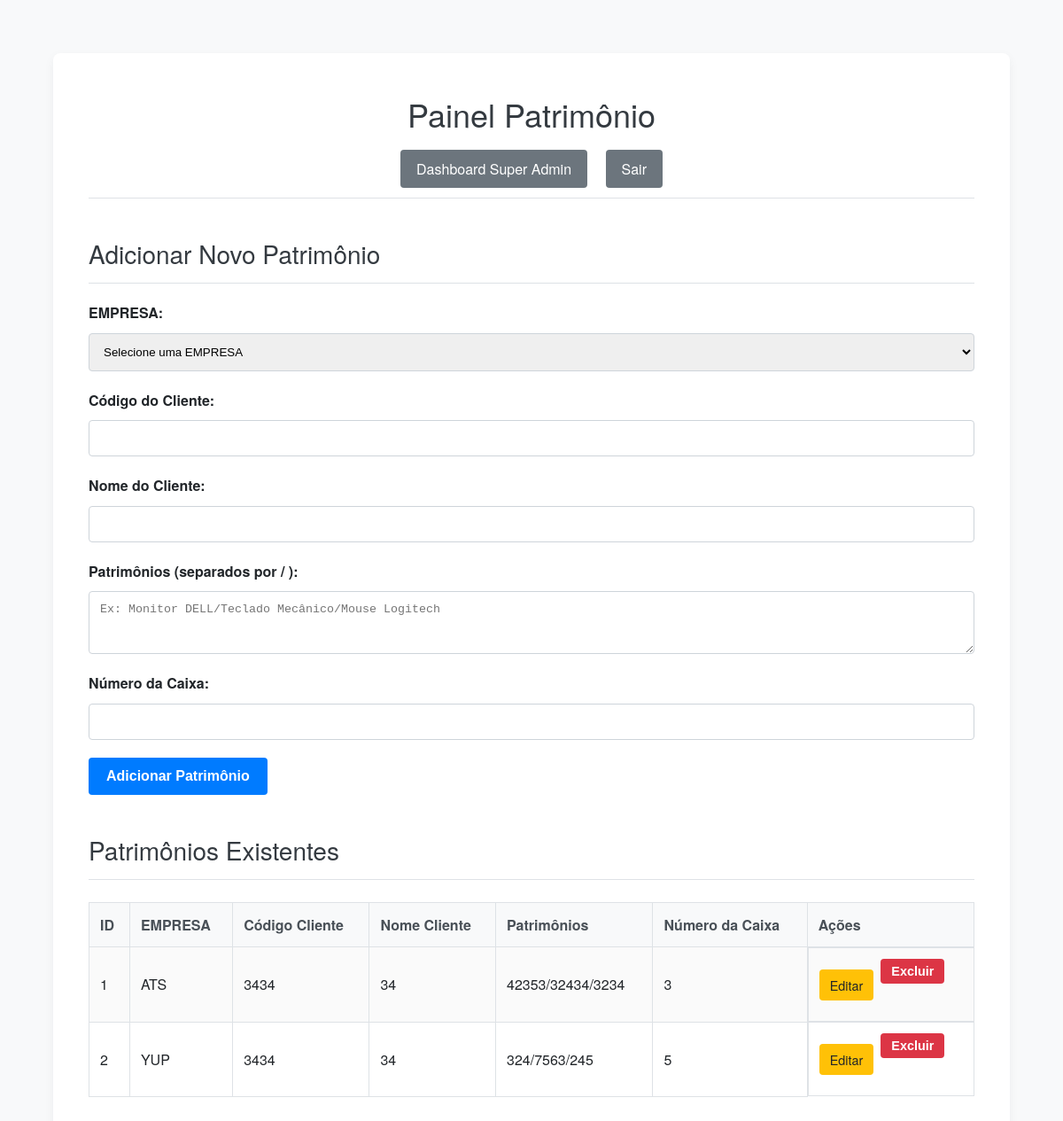
The page /patrimonio/dashboard (signed in) on the database as committed earlier.
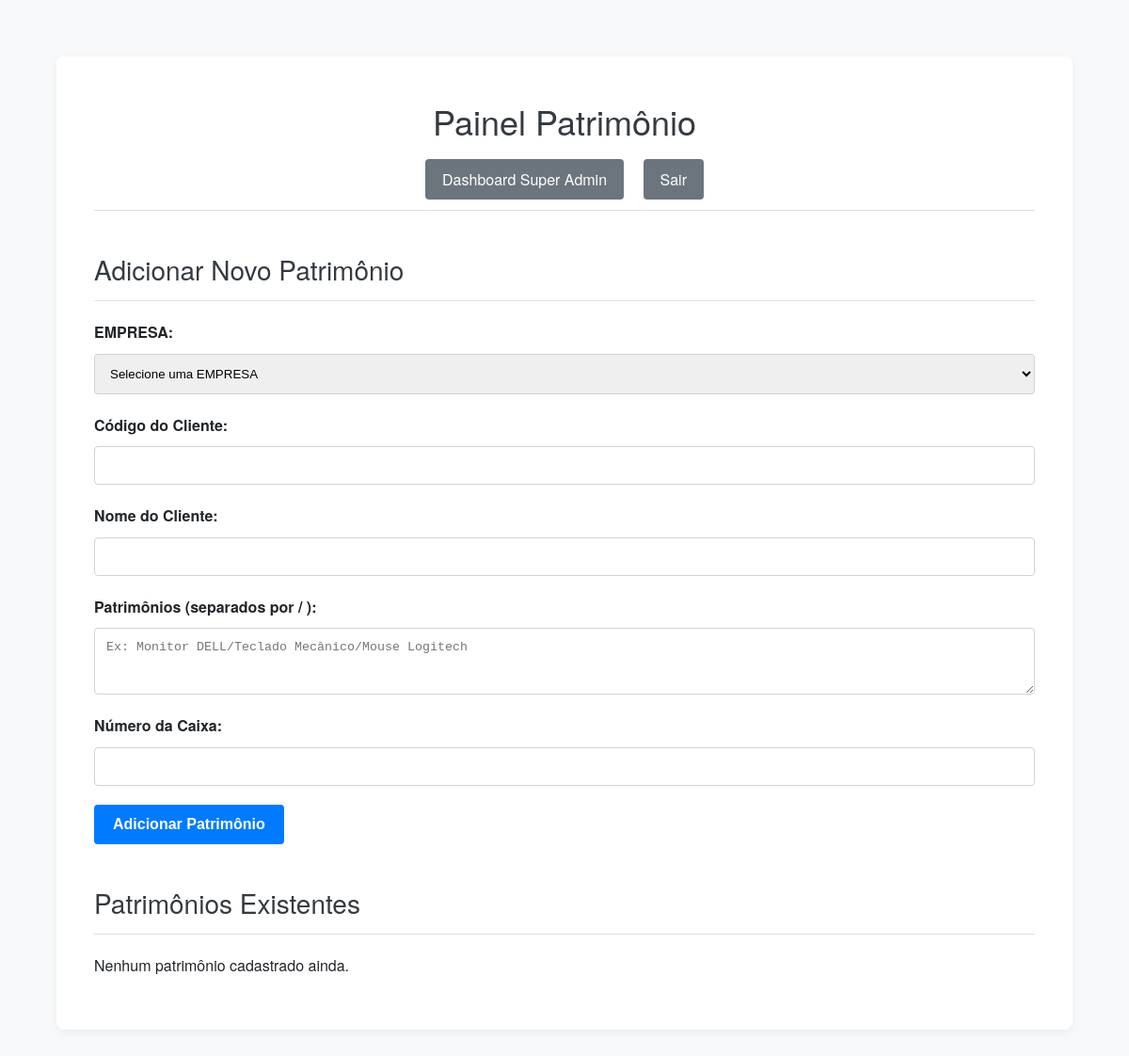
The same page on the database as committed later.
### tables this page shows
CREATE TABLE patrimonios (
            id INTEGER PRIMARY KEY AUTOINCREMENT,
            codigo_cliente TEXT NOT NULL,
            nome_cliente TEXT NOT NULL,
            patrimonios TEXT NOT NULL,
            numero_caixa TEXT NOT NULL DEFAULT '',
            store_id INTEGER,
            FOREIGN KEY (store_id) REFERENCES stores(id)
        );

CREATE TABLE stores (
            id INTEGER PRIMARY KEY AUTOINCREMENT,
            name TEXT UNIQUE NOT NULL
        );

### app.py (the view, shortened to what this page needs)
@app.route('/patrimonio/dashboard', methods=['GET', 'POST'])
@login_required
@role_required(['super_admin', 'admin_patrimonio'])
def patrimonio_dashboard():
    db = get_db()
    stores = []
    if session['role'] == 'super_admin':
        all_patrimonios = db.execute("SELECT p.*, s.name as store_name FROM patrimonios p LEFT JOIN stores s ON p.store_id = s.id ORDER BY p.codigo_cliente").fetchall()
        stores = db.execute("SELECT id, name FROM stores ORDER BY name").fetchall()
    else:
        all_patrimonios = db.execute("SELECT p.*, s.name as store_name FROM patrimonios p LEFT JOIN stores s ON p.store_id = s.id WHERE p.store_id = ? ORDER BY p.codigo_cliente", (session.get('store_id'),)).fetchall()
    return render_template('patrimonio/patrimonio_dashboard.html', patrimonios=all_patrimonios, stores=stores)

### app.py (called while the page is built)
def login_required(f):
    @wraps(f)
    def decorated_function(*args, **kwargs):
        if 'logged_in' not in session:
            flash('Você precisa fazer login para acessar esta página.', 'danger')
            return redirect(url_for('admin_login'))
        return f(*args, **kwargs)
    return decorated_function

def role_required(allowed_roles):
    def decorator(f):
        @wraps(f)
        def decorated_function(*args, **kwargs):
            if 'logged_in' not in session or 'role' not in session:
                flash('Você precisa fazer login para acessar esta página.', 'danger')
                return redirect(url_for('admin_login'))
            if session['role'] not in allowed_roles:
                flash('Você não tem permissão para acessar esta página.', 'danger')
                if session.get('role') == 'super_admin':
                    return redirect(url_for('super_admin_dashboard'))
                return redirect(url_for('index'))
            return f(*args, **kwargs)
        return decorated_function
    return decorator

### templates/patrimonio/patrimonio_dashboard.html (shortened to what this page needs)
<!DOCTYPE html>
<html lang="pt-br">
<head>
    <link rel="stylesheet" href="{{ url_for('static', filename='css/style.css') }}">
</head>
<body>
    <div class="container">
        <h1>Painel Patrimônio</h1>
        <div class="admin-nav">
            {% if session.role == 'super_admin' %}
                <a href="{{ url_for('super_admin_dashboard') }}">Dashboard Super Admin</a>
            {% endif %}
            <a href="{{ url_for('admin_logout') }}">Sair</a>
        </div>
        <h2>Adicionar Novo Patrimônio</h2>
        <form action="{{ url_for('patrimonio_dashboard') }}" method="POST">
            {% if session.role == 'super_admin' %}
            <label for="store_id">EMPRESA:</label>
            <select id="store_id" name="store_id" required>
                <option value="">Selecione uma EMPRESA</option>
            </select>
            {% endif %}
            <label for="codigo_cliente">Código do Cliente:</label>
            <input type="text" id="codigo_cliente" name="codigo_cliente" required>
            <label for="nome_cliente">Nome do Cliente:</label>
            <input type="text" id="nome_cliente" name="nome_cliente" required>
            <label for="patrimonios">Patrimônios (separados por / ):</label>
            <textarea id="patrimonios" name="patrimonios" rows="3" placeholder="Ex: Monitor DELL/Teclado Mecânico/Mouse Logitech" required></textarea>
            <label for="numero_caixa">Número da Caixa:</label>
            <input type="text" id="numero_caixa" name="numero_caixa" required>
            <button type="submit">Adicionar Patrimônio</button>
        </form>
        <h2>Patrimônios Existentes</h2>
        {% if patrimonios %}
            <table>
                <thead>
                    <tr>
                        <th>ID</th>
                        {% if session.role == 'super_admin' %}
                        <th>EMPRESA</th>
                        {% endif %}
                        <th>Código Cliente</th>
                        <th>Nome Cliente</th>
                        <th>Patrimônios</th>
                        <th>Número da Caixa</th>
                        <th>Ações</th>
                    </tr>
                </thead>
                <tbody>
                    {% for item in patrimonios %}
                        <tr>
                            <td>{{ item.id }}</td>
                            {% if session.role == 'super_admin' %}
                            <td>{{ item.store_name or 'N/A' }}</td>
                            {% endif %}
                            <td>{{ item.codigo_cliente }}</td>
                            <td>{{ item.nome_cliente }}</td>
                            <td>{{ item.patrimonios }}</td>
                            <td>{{ item.numero_caixa }}</td>
                            <td class="actions">
                                <a href="{{ url_for('patrimonio_edit', item_id=item.id) }}" class="edit">Editar</a>
                                <form action="{{ url_for('patrimonio_delete', item_id=item.id) }}" method="POST" style="display:inline;">
                                    <button type="submit" class="delete" onclick="return confirm('Tem certeza que deseja excluir este item?');">Excluir</button>
                                </form>
                            </td>
                        </tr>
                    {% endfor %}
                </tbody>
            </table>
        {% else %}
            <p>Nenhum patrimônio cadastrado ainda.</p>
        {% endif %}
    </div>
</body>
</html>

Rows that differ between the two databases and show on the page:
removed patrimonios: id "1", name "ATS", codigo_cliente "3434", nome_cliente "34", patrimonios "42353/32434/3234", numero_caixa "3"
removed patrimonios: id "2", name "YUP", codigo_cliente "3434", nome_cliente "34", patrimonios "324/7563/245", numero_caixa "5"
Other text that changed with them:
text no longer shown: "ID EMPRESA Código Cliente Nome Cliente Patrimônios Número da Caixa Ações"
text now shown: "Nenhum patrimônio cadastrado ainda."
